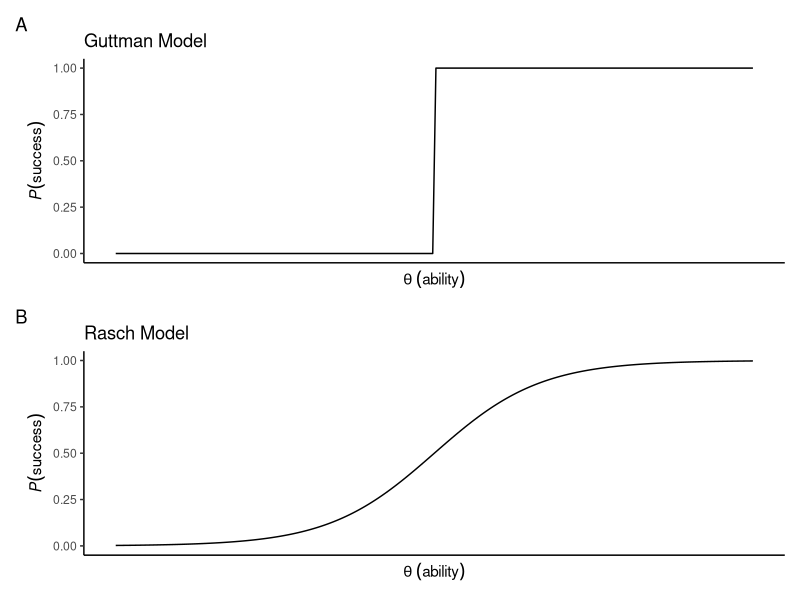

The R source for this figure: (Note: this script raises an error after producing the figure.)
##### Guttman and Rasch ICC plots

### Open required packages
library(tidyverse)
library(patchwork)

ICC_plot <- ((
  data.frame(beta=0) %>%
    tidyr::expand(nesting(beta
    ),
    theta = seq(from = -6, to = 6, length.out = 200)) %>%
    mutate(p = if_else(theta >= beta, 1, 0)) %>%
    ggplot(aes(x = theta, y = p)) +
    geom_line() +
    scale_y_continuous(limits = c(0,1)) +
    labs(title = "Guttman Model",
         x = expression(theta~('ability')),
         y = expression(italic(P)(success))) +
    theme_classic() +
    theme(legend.text = element_text(size = 8),
          legend.title = element_text(size=10),
          axis.text.x = element_blank(),
          axis.ticks.x = element_blank())
) /
  (
    data.frame(beta=0) %>%
      tidyr::expand(nesting(beta
      ),
      theta = seq(from = -6, to = 6, length.out = 200)) %>%
      mutate(p = exp(theta-beta)/(1 + exp(theta-beta))) %>%
      ggplot(aes(x = theta, y = p)) +
      geom_line() +
      scale_y_continuous(limits = c(0,1)) +
      labs(title = "Rasch Model",
           x = expression(theta~('ability')),
           y = expression(italic(P)(success))) +
      theme_classic() +
      theme(legend.text = element_text(size = 8),
            legend.title = element_text(size=10),
            axis.text.x = element_blank(),
            axis.ticks.x = element_blank())
  )) +
  plot_annotation(tag_levels = "A")

save(ICC_plot, file = "plots/ICC_plot")

ICC_plot

ggsave("plots/ICC_plot.png", width = 5, height = 5, device = "png", dpi = 300)
